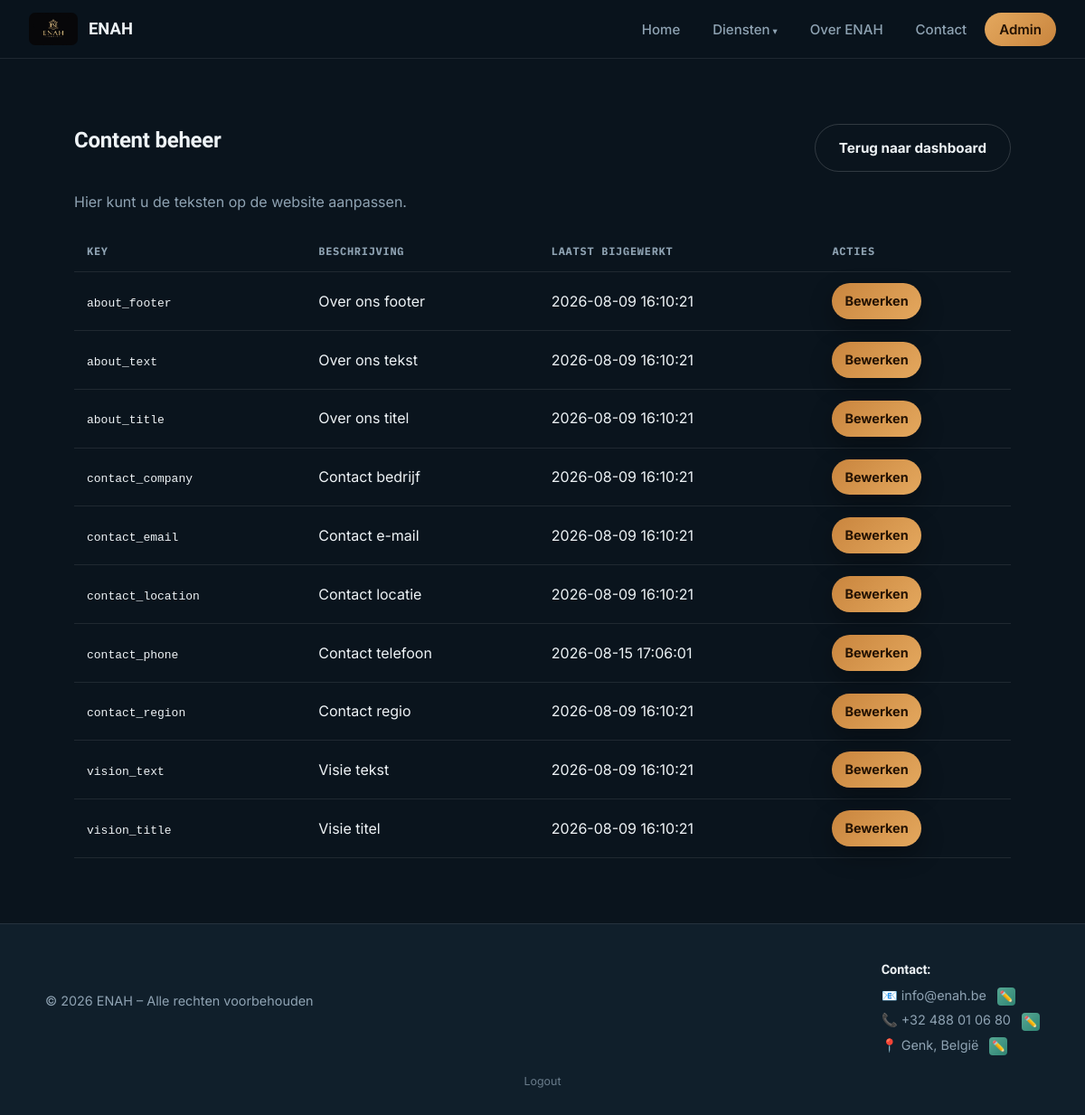
Page /admin/content (signed in) on the committed database.
### tables this page shows
CREATE TABLE site_content (
            id INTEGER PRIMARY KEY AUTOINCREMENT,
            content_key TEXT UNIQUE NOT NULL,
            content_value TEXT NOT NULL,
            updated_at TEXT NOT NULL
        );

### app.py (the view)
@app.route("/admin/content")
@login_required
def admin_content():
    db = get_db()
    content = db.execute("SELECT * FROM site_content ORDER BY content_key").fetchall()
    return render_template("admin/content.html", active_page="admin", content=content)

### app.py (called while the page is built)
def get_db():
    if "db" not in g:
        g.db = sqlite3.connect(DATABASE)
        g.db.row_factory = sqlite3.Row
    return g.db

@login_manager.user_loader
def load_user(user_id):
    db = get_db()
    row = db.execute("SELECT id, username FROM admins WHERE id = ?", (user_id,)).fetchone()
    if row is None:
        return None
    return AdminUser(row["id"], row["username"])

@app.context_processor
def inject_content():
    db = get_db()
    content_rows = db.execute("SELECT content_key, content_value FROM site_content").fetchall()
    content_dict = {row["content_key"]: row["content_value"] for row in content_rows}
    return dict(site_content=content_dict)

### templates/admin/content.html (shortened to what this page needs)
{% extends "base.html" %}
{% block content %}
<section class="container">
  <div class="admin-bar">
    <h1>Content beheer</h1>
    <a class="btn btn-secondary" href="{{ url_for('admin_dashboard') }}">Terug naar dashboard</a>
  </div>
  <p style="color: var(--text-muted); margin-bottom: 20px;">Hier kunt u de teksten op de website aanpassen.</p>
  <table class="admin-table">
    <thead>
      <tr>
        <th>Key</th>
        <th>Beschrijving</th>
        <th>Laatst bijgewerkt</th>
        <th>Acties</th>
      </tr>
    </thead>
    <tbody>
      {% for item in content %}
      <tr>
        <td><code>{{ item.content_key }}</code></td>
        <td>
          {% if item.content_key == 'contact_email' %}Contact e-mail
          {% elif item.content_key == 'contact_location' %}Contact locatie
          {% elif item.content_key == 'contact_company' %}Contact bedrijf
          {% elif item.content_key == 'contact_phone' %}Contact telefoon
          {% elif item.content_key == 'contact_region' %}Contact regio
          {% elif item.content_key == 'about_title' %}Over ons titel
          {% elif item.content_key == 'about_text' %}Over ons tekst
          {% elif item.content_key == 'vision_title' %}Visie titel
          {% elif item.content_key == 'vision_text' %}Visie tekst
          {% elif item.content_key == 'about_footer' %}Over ons footer
          {% else %}{{ item.content_key }}
          {% endif %}
        </td>
        <td>{{ item.updated_at }}</td>
        <td>
          <a class="btn" href="{{ url_for('admin_content_bewerken', content_key=item.content_key) }}" style="padding: 8px 14px; font-size: 0.9rem;">Bewerken</a>
        </td>
      </tr>
      {% endfor %}
    </tbody>
  </table>
</section>
{% endblock %}

### templates/base.html (shortened to what this page needs)
<!DOCTYPE html>
<html lang="nl">
<head>
  <link rel="stylesheet" href="{{ url_for('static', filename='css/style.css') }}">
</head>
<body>
  <nav class="navbar">
    <a class="brand" href="{{ url_for('index') }}">
      {% if active_page == 'lukoil' %}
        <img src="{{ url_for('static', filename='images/lukoil_logo.png') }}" alt="Lukoil logo">
        <span>Lukoil Heusen-Zolder</span>
      {% elif active_page in ['auto_onderhoud', 'auto_verkoop'] %}
        <img src="{{ url_for('static', filename='images/sixtyseven_cars_logo.jpeg') }}" alt="SixtySeven Cars logo">
        <span>SixtySeven Cars</span>
      {% else %}
        <img src="{{ url_for('static', filename='images/enah_logo.jpeg') }}" alt="ENAH logo">
        <span>ENAH</span>
      {% endif %}
    </a>
    <ul class="nav-links">
      <li><a href="{{ url_for('index') }}" class="{{ 'active' if active_page == 'home' }}">Home</a></li>
      <li class="dropdown">
        <a href="#" class="{{ 'active' if active_page in ['lukoil','schoonmaak','transport','auto_onderhoud','auto_verkoop'] }}">Diensten</a>
      </li>
      <li><a href="{{ url_for('about') }}" class="{{ 'active' if active_page == 'about' }}">Over ENAH</a></li>
      <li><a href="{{ url_for('contact') }}" class="{{ 'active' if active_page == 'contact' }}">Contact</a></li>
      {% if current_user.is_authenticated %}
        <li><a href="{{ url_for('admin_dashboard') }}" class="{{ 'active' if active_page == 'admin' }}">Admin</a></li>
      {% endif %}
    </ul>
  </nav>
  {% block content %}{% endblock %}
  <footer>
    <div class="footer-content">
      <p>&copy; 2026 ENAH – Alle rechten voorbehouden</p>
      <div class="footer-contact">
        <p><strong>Contact:</strong></p>
        <p>📧 {{ site_content.get('contact_email', 'info@enah.be') }} {% if current_user.is_authenticated %}<a class="edit-btn-inline" href="{{ url_for('admin_content_bewerken', content_key='contact_email') }}" title="E-mail bewerken">✏️</a>{% endif %}</p>
        <p>📞 {{ site_content.get('contact_phone', '+32 4 00 00 00') }} {% if current_user.is_authenticated %}<a class="edit-btn-inline" href="{{ url_for('admin_content_bewerken', content_key='contact_phone') }}" title="Telefoon bewerken">✏️</a>{% endif %}</p>
        <p>📍 {{ site_content.get('contact_location', 'Genk, België') }} {% if current_user.is_authenticated %}<a class="edit-btn-inline" href="{{ url_for('admin_content_bewerken', content_key='contact_location') }}" title="Locatie bewerken">✏️</a>{% endif %}</p>
      </div>
    </div>
    {% if not current_user.is_authenticated %}
      <a href="{{ url_for('admin_login') }}" class="admin-login-link">Admin login</a>
    {% else %}
      <a href="{{ url_for('admin_logout') }}" class="admin-login-link">Logout</a>
    {% endif %}
  </footer>
</body>
</html>

### static/css/style.css (style rules this page uses)
:root { --ink: #0a141d; --surface: #101f2b; --surface-2: #16293a; --surface-3: #1e3852; --text: #eef3f6; --text-muted: #8fa3b3; --border: rgba(255,255,255,0.09); --border-strong: rgba(255,255,255,0.16); --brand: #c9853e; --brand-2: #e4a85e; --brand-ink: #241202; --teal: #2f8574; --teal-light: #57a893; --success: #3fa87b; --error: #e2554c; --radius: 22px; --radius-sm: 13px; --shadow: 0 28px 64px -26px rgba(0,0,0,0.62); --shadow-sm: 0 10px 26px rgba(0,0,0,0.32); --shadow-glow: 0 0 0 1px rgba(201,133,62,0.18), 0 12px 30px -8px rgba(201,133,62,0.28); --font-display: "Sora", "Segoe UI", sans-serif; --font-body: "Inter", "Segoe UI", sans-serif; --font-mono: "IBM Plex Mono", "Consolas", monospace; }
* { box-sizing: border-box; }
html { scroll-behavior: smooth; }
body { margin: 0; font-family: var(--font-body); background: var(--ink); color: var(--text); line-height: 1.65; min-height: 100vh; -webkit-font-smoothing: antialiased; }
a { color: inherit; text-decoration: none; }
img { max-width: 100%; display: block; }
h1, h2, h3, h4 { font-family: var(--font-display); line-height: 1.15; letter-spacing: -0.01em; margin: 0 0 16px; }
p { margin: 0 0 14px; }
.navbar { position: sticky; top: 0; z-index: 100; display: flex; align-items: center; justify-content: space-between; padding: 14px 32px; background: rgba(10, 20, 29, 0.88); backdrop-filter: blur(18px); border-bottom: 1px solid var(--border); }
.navbar .brand { display: flex; align-items: center; gap: 12px; font-weight: 600; font-family: var(--font-display); font-size: 1.15rem; }
.navbar .brand img { height: 36px; width: auto; border-radius: 7px; }
.nav-links { display: flex; align-items: center; gap: 4px; list-style: none; margin: 0; padding: 0; }
.nav-links > li > a { padding: 9px 16px; border-radius: 999px; color: var(--text-muted); font-weight: 500; font-size: 0.94rem; transition: all 0.2s ease; }
.nav-links > li > a.active { color: var(--brand-ink); background: linear-gradient(135deg, var(--brand-2), var(--brand)); font-weight: 600; }
.dropdown { position: relative; }
.dropdown > a::after { content: " \25BE"; font-size: 0.7em; }
.container { max-width: 1100px; margin: 0 auto; padding: 72px 32px; }
.btn { display: inline-block; padding: 13px 26px; border-radius: 999px; background: linear-gradient(135deg, var(--brand), var(--brand-2)); color: var(--brand-ink); font-weight: 700; font-size: 0.95rem; border: none; cursor: pointer; transition: transform 0.2s ease, box-shadow 0.2s ease, filter 0.2s ease; box-shadow: var(--shadow-sm); }
.btn-secondary { background: transparent; border: 1px solid var(--border-strong); color: var(--text); box-shadow: none; }
.edit-btn, .edit-btn-inline { display: inline-flex; align-items: center; justify-content: center; background: linear-gradient(135deg, var(--teal-light), var(--teal)); color: #04211b; border: none; cursor: pointer; text-decoration: none; transition: transform 0.2s ease, filter 0.2s ease; }
.edit-btn-inline { width: 20px; height: 20px; padding: 0; border-radius: 4px; font-size: 12px; margin-left: 8px; vertical-align: middle; }
.admin-table { width: 100%; border-collapse: collapse; margin-top: 20px; }
.admin-table th, .admin-table td { padding: 12px 14px; border-bottom: 1px solid var(--border); text-align: left; }
.admin-table th { font-family: var(--font-mono); font-size: 0.75rem; letter-spacing: 0.06em; text-transform: uppercase; color: var(--text-muted); }
.admin-bar { display: flex; justify-content: space-between; align-items: center; margin-bottom: 20px; flex-wrap: wrap; gap: 12px; }
footer { text-align: center; padding: 34px 30px 26px; color: var(--text-muted); border-top: 1px solid var(--border); font-size: 0.9rem; background: var(--surface); }
.footer-content { display: flex; justify-content: space-between; align-items: center; flex-wrap: wrap; gap: 20px; max-width: 1100px; margin: 0 auto; }
.footer-contact { text-align: left; }
.footer-contact p { margin: 4px 0; }
.footer-contact strong { color: var(--text); font-family: var(--font-display); }
.admin-login-link { display: block; margin-top: 14px; font-size: 0.78rem; color: var(--text-muted); opacity: 0.7; transition: opacity 0.2s; }

### rows in the picture
site_content: content_key "about_footer", shows "Over ons footer", updated_at "2026-08-09 16:10:21"
site_content: content_key "about_text", shows "Over ons tekst", updated_at "2026-08-09 16:10:21"
site_content: content_key "about_title", shows "Over ons titel", updated_at "2026-08-09 16:10:21"
site_content: content_key "contact_company", shows "Contact bedrijf", updated_at "2026-08-09 16:10:21"
site_content: content_key "contact_email", shows "Contact e-mail", updated_at "2026-08-09 16:10:21", get "info@enah.be"
site_content: content_key "contact_location", shows "Contact locatie", updated_at "2026-08-09 16:10:21", get "Genk, België"
site_content: content_key "contact_phone", shows "Contact telefoon", updated_at "2026-08-15 17:06:01", get "+32 488 01 06 80"
site_content: content_key "contact_region", shows "Contact regio", updated_at "2026-08-09 16:10:21"
site_content: content_key "vision_text", shows "Visie tekst", updated_at "2026-08-09 16:10:21"
site_content: content_key "vision_title", shows "Visie titel", updated_at "2026-08-09 16:10:21"
